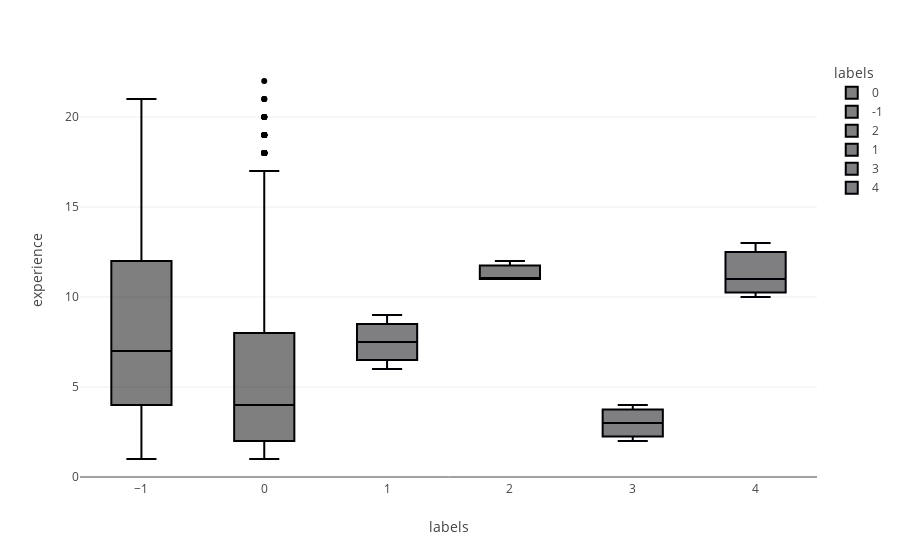

Notebook source saved alongside this figure:
### Code cell
x= 'age'
y = 'experience'

def graph_boxplot(df, x, y):
    # Count of values based on x and y values
    fig = px.box(df, x='labels', y=y, color='labels')
    fig.show()

graph_heatmp(df, x, y)

### Figure 1 — Plotly figure (JSON) as saved in the notebook; plotly's stock layout.template omitted (floating-point values rounded to 4 significant figures; data arrays with more than 128 entries replaced by an {"elided": "..."} marker saying what was removed)
{"data": [{"alignmentgroup": "True", "hovertemplate": "labels=%{x}<br>experience=%{y}<extra></extra>", "legendgroup": "0", "marker": {"color": "#000001"}, "name": "0", "notched": false, "offsetgroup": "0", "orientation": "v", "showlegend": true, "type": "box", "x": {"elided": "7564 int values"}, "x0": " ", "xaxis": "x", "y": {"elided": "7564 int values"}, "y0": " ", "yaxis": "y"}, {"alignmentgroup": "True", "hovertemplate": "labels=%{x}<br>experience=%{y}<extra></extra>", "legendgroup": "-1", "marker": {"color": "#000002"}, "name": "-1", "notched": false, "offsetgroup": "-1", "orientation": "v", "showlegend": true, "type": "box", "x": [-1, -1, -1, -1, -1, -1, -1, -1, -1, -1, -1, -1, -1, -1, -1, -1, -1, -1, -1, -1, -1, -1, -1, -1, -1, -1, -1, -1, -1, -1, -1, -1, -1, -1, -1, -1, -1, -1, -1, -1, -1, -1, -1, -1, -1, -1, -1, -1, -1, -1, -1, -1, -1, -1, -1, -1, -1, -1, -1, -1, -1, -1, -1, -1], "x0": " ", "xaxis": "x", "y": [17, 3, 1, 6, 3, 12, 6, 9, 16, 7, 13, 8, 10, 10, 11, 13, 4, 21, 6, 5, 5, 14, 16, 6, 15, 6, 4, 11, 1, 3, 20, 4, 5, 1, 5, 4, 13, 5, 19, 3, 11, 12, 1, 10, 1, 2, 14, 8, 8, 2, 8, 9, 12, 1, 20, 7, 19, 7, 2, 7, 3, 7, 5, 13], "y0": " ", "yaxis": "y"}, {"alignmentgroup": "True", "hovertemplate": "labels=%{x}<br>experience=%{y}<extra></extra>", "legendgroup": "2", "marker": {"color": "#000003"}, "name": "2", "notched": false, "offsetgroup": "2", "orientation": "v", "showlegend": true, "type": "box", "x": [2, 2, 2], "x0": " ", "xaxis": "x", "y": [12, 11, 11], "y0": " ", "yaxis": "y"}, {"alignmentgroup": "True", "hovertemplate": "labels=%{x}<br>experience=%{y}<extra></extra>", "legendgroup": "1", "marker": {"color": "#000004"}, "name": "1", "notched": false, "offsetgroup": "1", "orientation": "v", "showlegend": true, "type": "box", "x": [1, 1, 1, 1], "x0": " ", "xaxis": "x", "y": [9, 8, 7, 6], "y0": " ", "yaxis": "y"}, {"alignmentgroup": "True", "hovertemplate": "labels=%{x}<br>experience=%{y}<extra></extra>", "legendgroup": "3", "marker": {"color": "#000005"}, "name": "3", "notched": false, "offsetgroup": "3", "orientation": "v", "showlegend": true, "type": "box", "x": [3, 3, 3], "x0": " ", "xaxis": "x", "y": [4, 3, 2], "y0": " ", "yaxis": "y"}, {"alignmentgroup": "True", "hovertemplate": "labels=%{x}<br>experience=%{y}<extra></extra>", "legendgroup": "4", "marker": {"color": "#000006"}, "name": "4", "notched": false, "offsetgroup": "4", "orientation": "v", "showlegend": true, "type": "box", "x": [4, 4, 4], "x0": " ", "xaxis": "x", "y": [13, 11, 10], "y0": " ", "yaxis": "y"}], "layout": {"autosize": true, "boxmode": "overlay", "legend": {"title": {"text": "labels"}, "tracegroupgap": 0}, "margin": {"t": 60}, "xaxis": {"anchor": "y", "autorange": true, "categoryarray": [0, -1, 2, 1, 3, 4], "categoryorder": "array", "domain": [0, 1], "range": [-1.5, 4.5], "title": {"text": "labels"}, "type": "linear"}, "yaxis": {"anchor": "x", "autorange": true, "domain": [0, 1], "range": [-0.1667, 23.17], "title": {"text": "experience"}, "type": "linear"}}}
